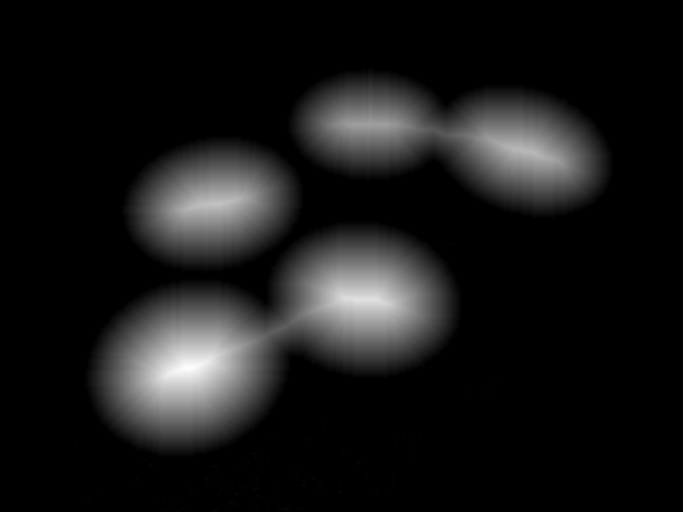
#> input picture DATA602/circles.png, 683 x 512 px, found by its file name
$ python hw8.py   (older library calls are emulated)
#> lines starting #> are read from the running program, lines starting #| are printed output that depends on the picture; after the words box and inside, x2 and y2 are one past the last pixel; in counts of white or black regions, pixels touching at a corner belong together
import numpy as np
import matplotlib.pyplot as plt
from scipy.misc import imread
from scipy.misc import imsave
import scipy.ndimage as ndimage
import mahotas as mh


# circles.png img
img = imread('C:\\Users\\bhao\\Google Drive\\CUNY\\git\\DATA602\\circles.png')
#> img is the input picture: shape (512, 683); min 0, max 254, mean 24.1
imgf = ndimage.gaussian_filter(img, 16)
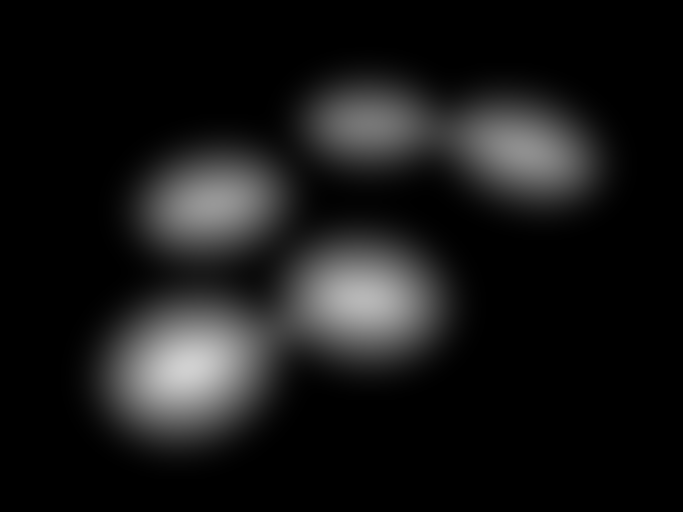
#> imgf: shape (512, 683); min 0, max 208, mean 23.7
thres = imgf > np.percentile(imgf, [90])  # 90th percentile needed to separate into 5 objects
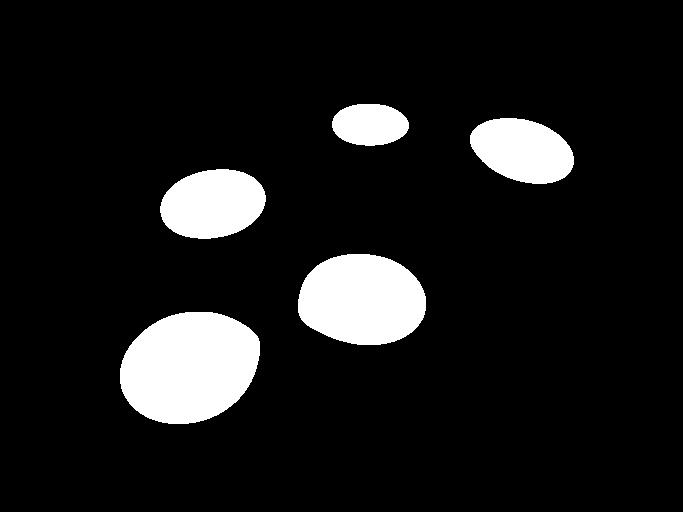
#> thres: shape (512, 683) bool; 10% white; 5 white regions, box (x1, y1, x2, y2) and area: (120, 312, 260, 424) 12251, (298, 254, 426, 345) 9281, (160, 169, 266, 239) 5744, (470, 118, 574, 184) 5118, (332, 104, 409, 146) 2569

# count and label objects
labeled, nr_objects = mh.label(thres)
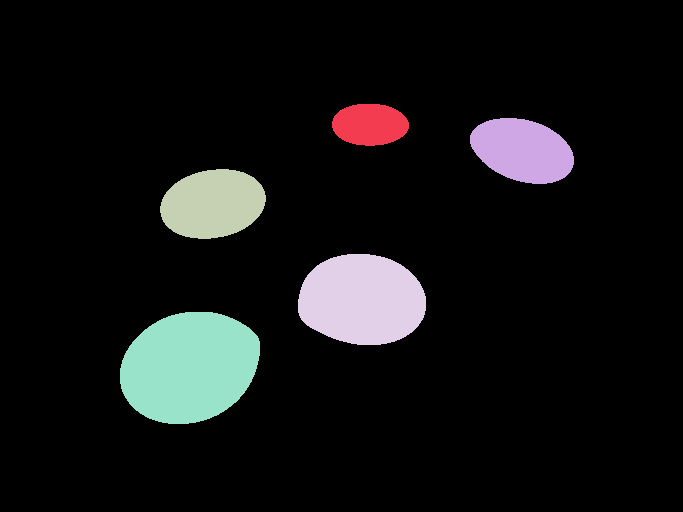
#> labeled: shape (512, 683) int32; 6 distinct labels, from 0 to 5; one colour per label, 0 black
#> nr_objects = 5
plt.imshow(labeled)
plt.show()

# find coordinates for centers of mass
#> (the run stopped early here; a loop or call above may not have finished)
